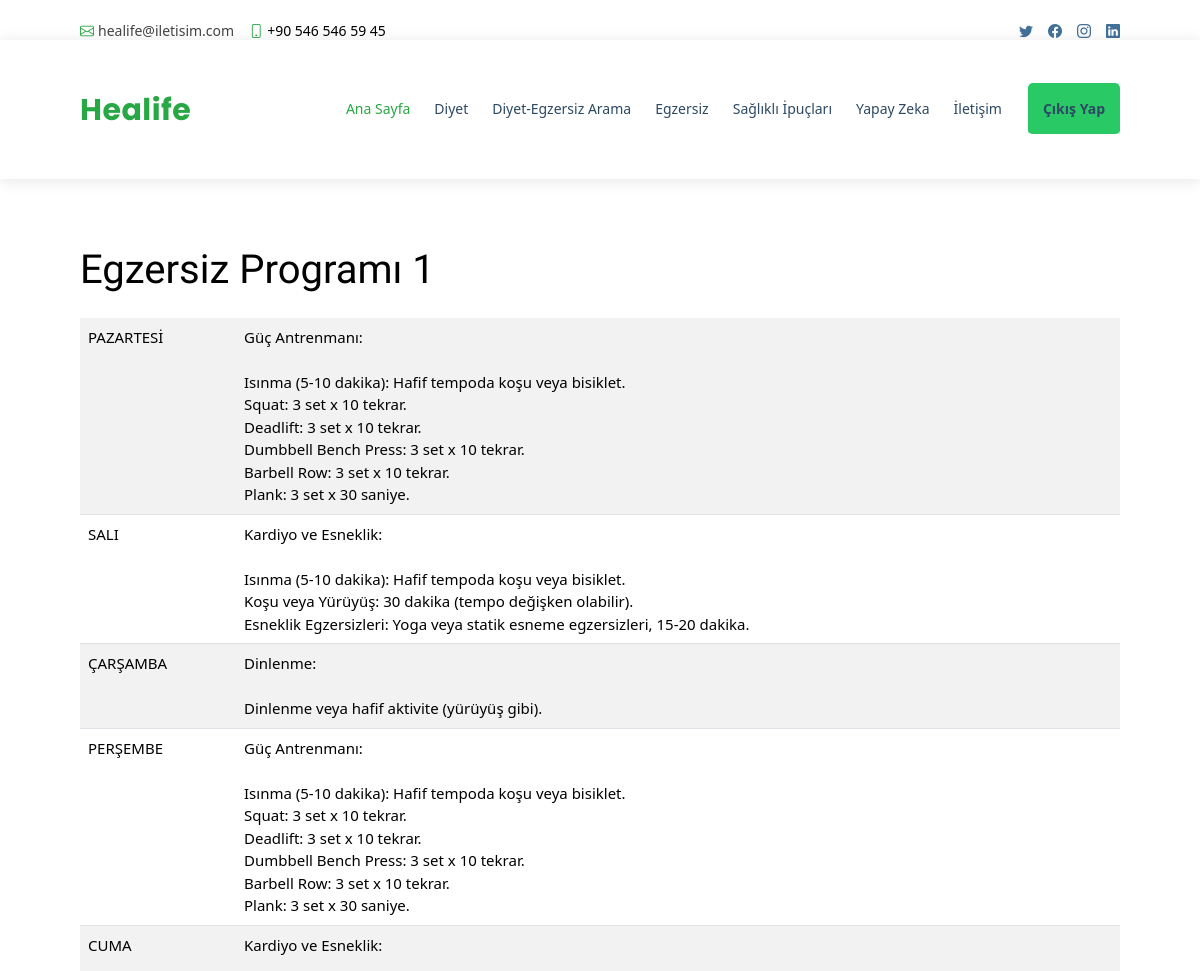
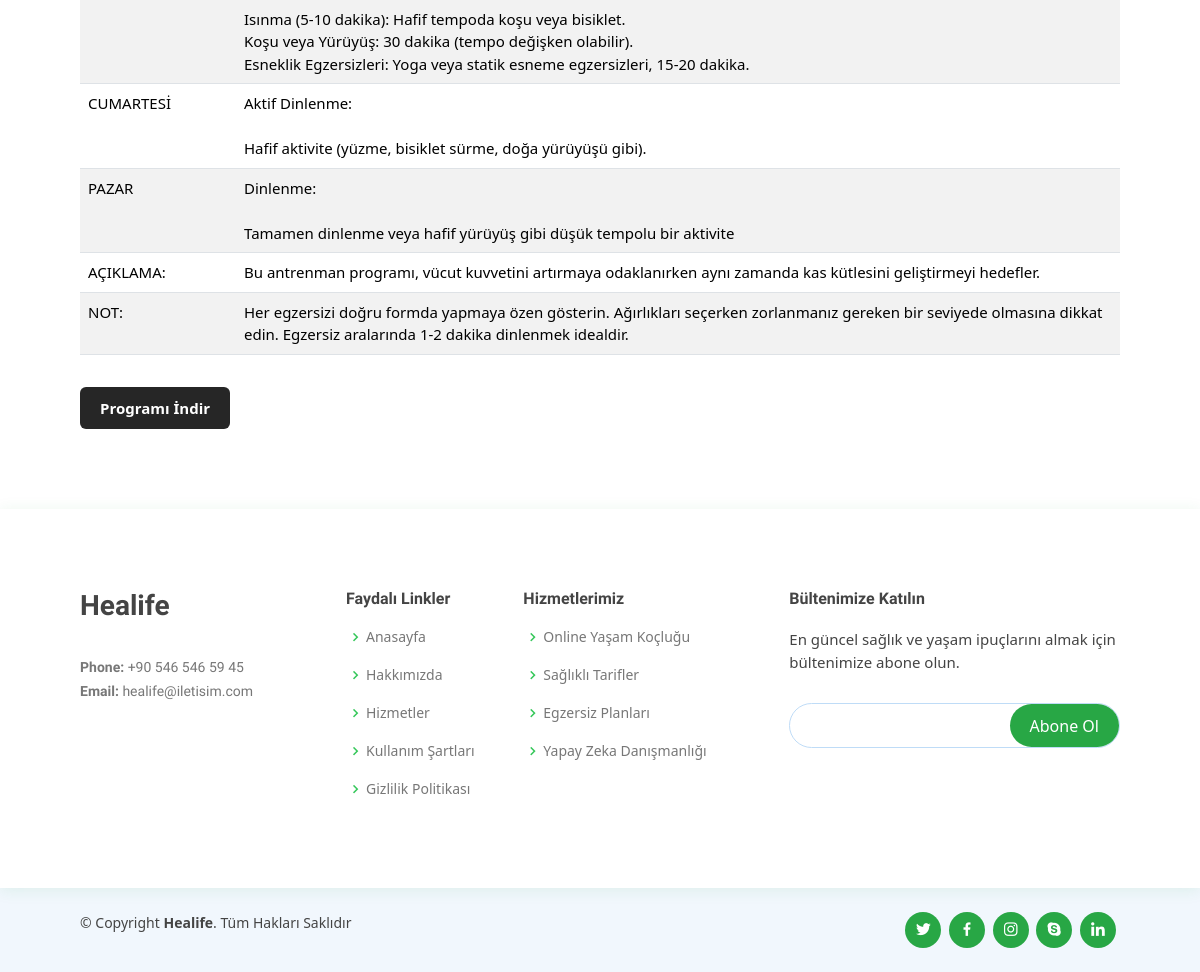
Page /workout/1/ on the committed database (2 pictures, top to bottom).
### pages/models.py (models this page shows, shortened)
class Workout(models.Model):
    name = models.CharField(max_length=100)
    description = models.TextField()
    note = models.TextField()
    pazartesi = models.TextField()
    salı = models.TextField()
    çarşamba = models.TextField()
    perşembe = models.TextField()
    cuma = models.TextField()
    cumartesi = models.TextField()
    pazar = models.TextField()
    category = models.ForeignKey(Category, on_delete=models.CASCADE)
    min_bmi = models.FloatField(default=0)
    max_bmi = models.FloatField(default=50)

### pages/views.py (the view)
# urls.py: path('workout/<int:pk>/', workout_detail, name='workout_detail'),
def workout_detail(request, pk):
    workout = get_object_or_404(Workout, pk=pk)
    return render(request, 'workout_detail.html', {'workout': workout})

### templates/workout_detail.html (shortened to what this page needs)
{% load static %}
<!DOCTYPE html>
<html lang="tr">
<head>
    <link href="{% static 'assets/vendor/animate.css/animate.min.css' %}" rel="stylesheet">
    <link href="{% static 'assets/vendor/bootstrap/css/bootstrap.min.css' %}" rel="stylesheet">
    <link href="{% static 'assets/vendor/fontawesome-free/css/all.min.css' %}" rel="stylesheet">
    <link href="{% static 'assets/vendor/bootstrap-icons/bootstrap-icons.css' %}" rel="stylesheet">
    <link href="{% static 'assets/vendor/boxicons/css/boxicons.min.css' %}" rel="stylesheet">
    <link href="{% static 'assets/vendor/glightbox/css/glightbox.min.css' %}" rel="stylesheet">
    <link href="{% static 'assets/vendor/remixicon/remixicon.css' %}" rel="stylesheet">
    <link href="{% static 'assets/vendor/swiper/swiper-bundle.min.css' %}" rel="stylesheet">
    <link href="{% static 'home.css' %}" rel="stylesheet">
</head>
<body>
    {% load static %}
    <div id="topbar" class="d-flex align-items-center fixed-top">
        <div class="container d-flex justify-content-between">
            <div class="contact-info d-flex align-items-center">
                <i class="bi bi-envelope"></i> <a href="mailto:busenurb277@gmail.com">healife@iletisim.com</a>
                <i class="bi bi-phone"></i> +90 546 546 59 45
            </div>
            <div class="d-none d-lg-flex social-links align-items-center">
                <a href="#" class="twitter"><i class="bi bi-twitter"></i></a>
                <a href="#" class="facebook"><i class="bi bi-facebook"></i></a>
                <a href="#" class="instagram"><i class="bi bi-instagram"></i></a>
                <a href="#" class="linkedin"><i class="bi bi-linkedin"></i></a>
            </div>
        </div>
    </div>
    <header id="header" class="fixed-top">
        <div class="container d-flex align-items-center">
            <h1 class="logo me-auto" style="color:#28a745;"><a href=" ">Healife</a></h1>
            <nav id="navbar" class="navbar order-last order-lg-0">
                <ul>
                    <li><a href="{% url 'user_page' %}" style="color:#28a745;">Ana Sayfa</a></li>
                    <li><a href="{% url 'diets_page' %}">Diyet</a></li>
                    <li><a href="{% url 'bmi_recommendations' %}">Diyet-Egzersiz Arama</a></li>
                    <li><a href="{% url 'training_page' %}">Egzersiz</a></li>
                    <li><a href="{% url 'ipucu_page' %}">Sağlıklı İpuçları</a></li>
                    <li><a href="{% url 'yapayzeka' %}">Yapay Zeka</a></li>
                    <li><a href="{% url 'contact_page' %}">İletişim</a></li>
                    <li><a style="padding: 15px;" href="{% url 'home' %}" class="btn logout-btn">Çıkış Yap</a></li>
                </ul>
            </nav>
        </div>
    </header>
    <main id="main">
        <section>
    <div class="container mt-5 pt-5">
        <table class="table table-striped">
            <thead>
                <tr>
                    <h1 style="margin-top: 4%;" class="mb-4"><br>{{ workout.name }}</h1>
                </tr>
            </thead>
            <tbody>
                <tr>
                    <td style="width: 15%;">PAZARTESİ</td>
                    <td>{{ workout.pazartesi|linebreaksbr }}</td>
                </tr>
                <tr>
                    <td>SALI</td>
                    <td>{{ workout.salı|linebreaksbr }}</td>
                </tr>
                <tr>
                    <td>ÇARŞAMBA</td>
                    <td>{{ workout.çarşamba|linebreaksbr }}</td>
                </tr>
                <tr>
                    <td>PERŞEMBE</td>
                    <td>{{ workout.perşembe|linebreaksbr }}</td>
                </tr>
                <tr>
                    <td>CUMA</td>
                    <td>{{ workout.cuma|linebreaksbr }}</td>
                </tr>
                <tr>
                    <td>CUMARTESİ</td>
                    <td>{{ workout.cumartesi|linebreaksbr }}</td>
                </tr>
                <tr>
                    <td>PAZAR</td>
                    <td>{{ workout.pazar|linebreaksbr }}</td>
                </tr>
                <tr>
                    <td>AÇIKLAMA:</td>
                    <td>{{ workout.description|linebreaksbr }}</td>
                </tr>
                <tr>
                    <td>NOT:</td>
                    <td>{{ workout.note|linebreaksbr }}</td>
                </tr>
            </tbody>
        </table>
        <a href="{% url 'export_workout' workout.id %}" class="btn btn-primary mt-3">Programı İndir</a>
    </div>
</section>
</main>
    <footer id="footer">
        <div class="footer-top">
            <div class="container">
                <div class="row">
                    <div class="col-lg-3 col-md-6 footer-contact">
                        <h3>Healife</h3>
                        <p><br>
                            <strong>Phone:</strong> +90 546 546 59 45<br>
                            <strong>Email:</strong> healife@iletisim.com<br>
                        </p>
                    </div>
                    <div class="col-lg-2 col-md-6 footer-links">
                        <h4>Faydalı Linkler</h4>
                        <ul>
                            <li><i class="bx bx-chevron-right"></i> <a href="#">Anasayfa</a></li>
                            <li><i class="bx bx-chevron-right"></i> <a href="#">Hakkımızda</a></li>
                            <li><i class="bx bx-chevron-right"></i> <a href="#">Hizmetler</a></li>
                            <li><i class="bx bx-chevron-right"></i> <a href="#">Kullanım Şartları</a></li>
                            <li><i class="bx bx-chevron-right"></i> <a href="#">Gizlilik Politikası</a></li>
                        </ul>
                    </div>
                    <div class="col-lg-3 col-md-6 footer-links">
                        <h4>Hizmetlerimiz</h4>
                        <ul>
                            <li><i class="bx bx-chevron-right"></i> <a href="#">Online Yaşam Koçluğu</a></li>
                            <li><i class="bx bx-chevron-right"></i> <a href="#">Sağlıklı Tarifler</a></li>
                            <li><i class="bx bx-chevron-right"></i> <a href="#">Egzersiz Planları</a></li>
                            <li><i class="bx bx-chevron-right"></i> <a href="#">Yapay Zeka Danışmanlığı</a></li>
                        </ul>
                    </div>
                    <div class="col-lg-4 col-md-6 footer-newsletter">
                        <h4>Bültenimize Katılın</h4>
                        <p>En güncel sağlık ve yaşam ipuçlarını almak için bültenimize abone olun.</p>
                        <form action="" method="post">
                            <input type="email" name="email"><input type="submit" value="Abone Ol">
                        </form>
                    </div>
                </div>
            </div>
        </div>
        <div class="container d-md-flex py-4">
            <div class="me-md-auto text-center text-md-start">
                <div class="copyright">
                    &copy; Copyright <strong><span>Healife</span></strong>. Tüm Hakları Saklıdır
                </div>
            </div>
            <div class="social-links text-center text-md-right pt-3 pt-md-0">
                <a href="#" class="twitter"><i class="bx bxl-twitter"></i></a>
                <a href="#" class="facebook"><i class="bx bxl-facebook"></i></a>
                <a href="#" class="instagram"><i class="bx bxl-instagram"></i></a>
                <a href="#" class="google-plus"><i class="bx bxl-skype"></i></a>
                <a href="#" class="linkedin"><i class="bx bxl-linkedin"></i></a>
            </div>
        </div>
    </footer>
</body>
</html>

### rows in the picture
Workout: name "Egzersiz Programı 1", pazartesi "Güç Antrenmanı: Isınma (5-10 dakika): Hafif tempoda koşu veya bisiklet. Squat: 3 set x 10 tekrar. Deadlift: 3 set x 10 tekrar. Dumbbell Bench Press: 3 set x 10 tekrar. Barbell Row: 3 set x 10 tekrar. Plank: 3 set x 30 saniye.", salı "Kardiyo ve Esneklik: Isınma (5-10 dakika): Hafif tempoda koşu veya bisiklet. Koşu veya Yürüyüş: 30 dakika (tempo değişken olabilir). Esneklik Egzersizleri: Yoga veya statik esneme egzersizleri, 15-20 dakika.", çarşamba "Dinlenme: Dinlenme veya hafif aktivite (yürüyüş gibi).", perşembe "Güç Antrenmanı: Isınma (5-10 dakika): Hafif tempoda koşu veya bisiklet. Squat: 3 set x 10 tekrar. Deadlift: 3 set x 10 tekrar. Dumbbell Bench Press: 3 set x 10 tekrar. Barbell Row: 3 set x 10 tekrar. Plank: 3 set x 30 saniye.", cuma "Kardiyo ve Esneklik: Isınma (5-10 dakika): Hafif tempoda koşu veya bisiklet. Koşu veya Yürüyüş: 30 dakika (tempo değişken olabilir). Esneklik Egzersizleri: Yoga veya statik esneme egzersizleri, 15-20 dakika.", cumartesi "Aktif Dinlenme: Hafif aktivite (yüzme, bisiklet sürme, doğa yürüyüşü gibi).", pazar "Dinlenme: Tamamen dinlenme veya hafif yürüyüş gibi düşük tempolu bir aktivite", description "Bu antrenman programı, vücut kuvvetini artırmaya odaklanırken aynı zamanda kas kütlesini geliştirmeyi hedefler.", note "Her egzersizi doğru formda yapmaya özen gösterin. Ağırlıkları seçerken zorlanmanız gereken bir seviyede olmasına dikkat edin. Egzersiz aralarında 1-2 dakika dinlenmek idealdir."
